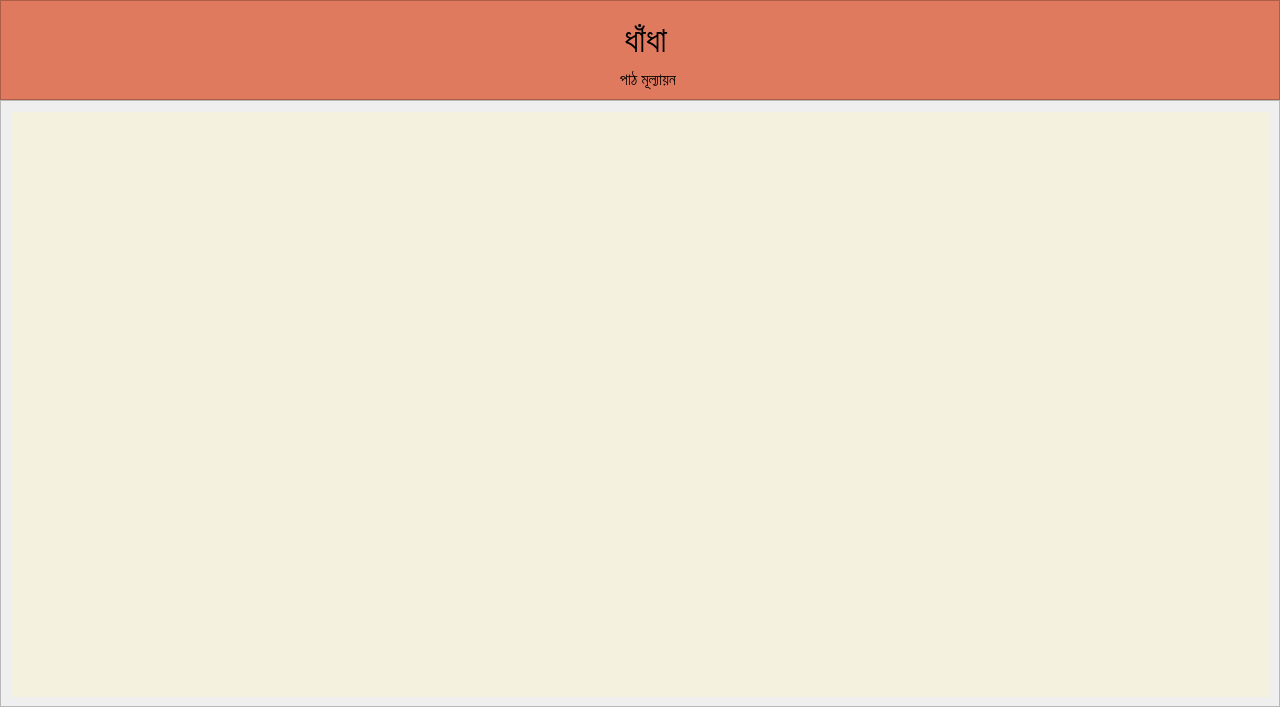
      <widget class="QWidget" name="puzzle_page">
       <layout class="QGridLayout" name="gridLayout_7">
        <property name="leftMargin">
         <number>0</number>
        </property>
        <property name="topMargin">
         <number>0</number>
        </property>
        <property name="rightMargin">
         <number>0</number>
        </property>
        <property name="bottomMargin">
         <number>0</number>
        </property>
        <property name="spacing">
         <number>0</number>
        </property>
        <item row="0" column="0">
         <widget class="QFrame" name="top_frame_4">
          <property name="minimumSize">
           <size>
            <width>1280</width>
            <height>100</height>
           </size>
          </property>
          <property name="maximumSize">
           <size>
            <width>16777215</width>
            <height>100</height>
           </size>
          </property>
          <property name="styleSheet">
           <string notr="true">background-color: #E07A5F;
color: #3D405B; </string>
          </property>
          <property name="frameShape">
           <enum>QFrame::StyledPanel</enum>
          </property>
          <property name="frameShadow">
           <enum>QFrame::Raised</enum>
          </property>
          <layout class="QGridLayout" name="gridLayout_5">
           <property name="leftMargin">
            <number>11</number>
           </property>
           <property name="topMargin">
            <number>11</number>
           </property>
           <property name="rightMargin">
            <number>0</number>
           </property>
           <property name="bottomMargin">
            <number>4</number>
           </property>
           <property name="spacing">
            <number>0</number>
           </property>
           <item row="0" column="0">
            <widget class="QLabel" name="lbl_lesson_headline_2">
             <property name="minimumSize">
              <size>
               <width>1189</width>
               <height>58</height>
              </size>
             </property>
             <property name="font">
              <font>
               <family>Kalpurush</family>
               <pointsize>26</pointsize>
               <weight>50</weight>
               <italic>false</italic>
               <bold>false</bold>
              </font>
             </property>
             <property name="styleSheet">
              <string notr="true">color: rgb(0, 0, 0);
font: 26pt &quot;Kalpurush&quot;;</string>
             </property>
             <property name="text">
              <string>ধাঁধা</string>
             </property>
             <property name="alignment">
              <set>Qt::AlignCenter</set>
             </property>
             <property name="margin">
              <number>-10</number>
             </property>
            </widget>
           </item>
           <item row="1" column="0">
            <widget class="QLabel" name="lbl_lesson_sub_heading_2">
             <property name="minimumSize">
              <size>
               <width>1189</width>
               <height>30</height>
              </size>
             </property>
             <property name="font">
              <font>
               <family>Kalpurush</family>
               <pointsize>12</pointsize>
               <weight>50</weight>
               <italic>false</italic>
               <bold>false</bold>
              </font>
             </property>
             <property name="styleSheet">
              <string notr="true">color: rgb(0, 0, 0);
padding-left: 5px;
font: 12pt &quot;Kalpurush&quot;;</string>
             </property>
             <property name="text">
              <string>পাঠ মূল্যায়ন</string>
             </property>
             <property name="alignment">
              <set>Qt::AlignCenter</set>
             </property>
            </widget>
           </item>
          </layout>
         </widget>
        </item>
        <item row="1" column="0">
         <widget class="QFrame" name="puzzle_main">
          <property name="minimumSize">
           <size>
            <width>1280</width>
            <height>550</height>
           </size>
          </property>
          <property name="styleSheet">
           <string notr="true"/>
          </property>
          <property name="frameShape">
           <enum>QFrame::StyledPanel</enum>
          </property>
          <property name="frameShadow">
           <enum>QFrame::Raised</enum>
          </property>
          <layout class="QGridLayout" name="gridLayout_2">
           <property name="leftMargin">
            <number>11</number>
           </property>
           <property name="topMargin">
            <number>11</number>
           </property>
           <property name="spacing">
            <number>0</number>
           </property>
           <item row="0" column="0">
            <widget class="QFrame" name="puzzle_frame">
             <property name="minimumSize">
              <size>
               <width>1100</width>
               <height>585</height>
              </size>
             </property>
             <property name="styleSheet">
              <string notr="true">background-color: rgb(244, 241, 222);
color: rgb(61, 64, 91);
border: none;</string>
             </property>
             <property name="frameShape">
              <enum>QFrame::StyledPanel</enum>
             </property>
             <property name="frameShadow">
              <enum>QFrame::Raised</enum>
             </property>
             <layout class="QHBoxLayout" name="horizontalLayout_3">
              <property name="leftMargin">
               <number>0</number>
              </property>
              <property name="topMargin">
               <number>0</number>
              </property>
              <property name="rightMargin">
               <number>0</number>
              </property>
              <property name="bottomMargin">
               <number>0</number>
              </property>
              <item>
               <widget class="QFrame" name="puzzle_piece_frame">
                <property name="minimumSize">
                 <size>
                  <width>370</width>
                  <height>571</height>
                 </size>
                </property>
                <property name="maximumSize">
                 <size>
                  <width>291</width>
                  <height>16777215</height>
                 </size>
                </property>
                <property name="styleSheet">
                 <string notr="true"/>
                </property>
                <property name="frameShape">
                 <enum>QFrame::StyledPanel</enum>
                </property>
                <property name="frameShadow">
                 <enum>QFrame::Raised</enum>
                </property>
               </widget>
              </item>
              <item>
               <widget class="QFrame" name="puzzle_widget_frame">
                <property name="minimumSize">
                 <size>
                  <width>865</width>
                  <height>561</height>
                 </size>
                </property>
                <property name="styleSheet">
                 <string notr="true"/>
                </property>
                <property name="frameShape">
                 <enum>QFrame::StyledPanel</enum>
                </property>
                <property name="frameShadow">
                 <enum>QFrame::Raised</enum>
                </property>
               </widget>
              </item>
             </layout>
            </widget>
           </item>
          </layout>
         </widget>
        </item>
       </layout>
      </widget>
